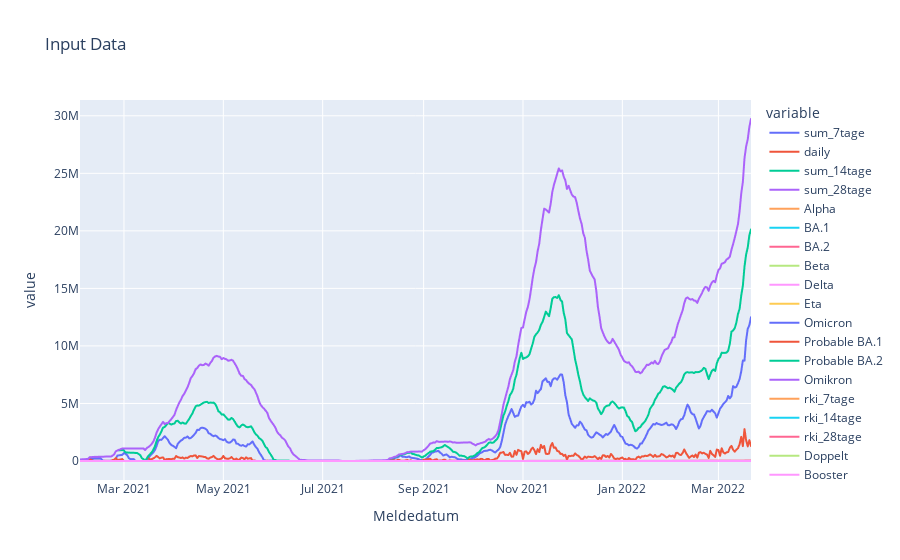

Source (notebook cell):
### Code cell
## Config
k = 28
## Data
# abw = pd.read_csv("~/user/Downloads/sqllab_query_dispense_luaabwasser_lua_20220317T205021.csv").set_index("meldedatum").dropna().filter(("sum_7tage", "sum_14tage"))
abw = pd.read_csv(
    "~/user/Downloads/20220328_103135.csv", parse_dates=True
).rename(columns={"Abwasser 7T": "sum_7tage", "Abwasser Täglich": "daily", "__timestamp": "Meldedatum"}).set_index("Meldedatum")
abw["sum_14tage"] = abw["daily"].rolling(14, min_periods=1).sum()
abw["sum_28tage"] = abw["daily"].rolling(28, min_periods=1).sum()
abw.index = pd.to_datetime(abw.index).strftime("%Y-%m-%d")
rki = pd.read_csv("Dresden_RKI_data.csv").set_index("Refdatum")
impf = pd.read_csv("Dresden_Impfungen.csv").set_index("Impfdatum")
var = pd.read_csv("Dresden_Varianten.csv").set_index("DATE_DRAW")
var["Omikron"] = var["BA.1"] + var["BA.2"]
df = abw.join(var).join(rki).join(impf)
df = df.fillna(method="ffill").fillna(method="bfill")
df.index = pd.to_datetime(df.index)
df = df.interpolate("time", axis=0)
# df.index = pd.to_datetime(df.index)
# df.plot(figsize=(20,6))
px.line(df, title="Input Data")
# df.isna().any()

### Figure 1 — Plotly figure (JSON) as saved in the notebook; plotly's stock layout.template omitted (floating-point values rounded to 4 significant figures; data arrays with more than 128 entries replaced by an {"elided": "..."} marker saying what was removed)
{"data": [{"hovertemplate": "variable=sum_7tage<br>Meldedatum=%{x}<br>value=%{y}<extra></extra>", "legendgroup": "sum_7tage", "line": {"color": "#636efa", "dash": "solid"}, "marker": {"symbol": "circle"}, "mode": "lines", "name": "sum_7tage", "showlegend": true, "type": "scattergl", "x": {"elided": "374 str values"}, "xaxis": "x", "y": {"elided": "374 float values"}, "yaxis": "y"}, {"hovertemplate": "variable=daily<br>Meldedatum=%{x}<br>value=%{y}<extra></extra>", "legendgroup": "daily", "line": {"color": "#EF553B", "dash": "solid"}, "marker": {"symbol": "circle"}, "mode": "lines", "name": "daily", "showlegend": true, "type": "scattergl", "x": {"elided": "374 str values"}, "xaxis": "x", "y": {"elided": "374 float values"}, "yaxis": "y"}, {"hovertemplate": "variable=sum_14tage<br>Meldedatum=%{x}<br>value=%{y}<extra></extra>", "legendgroup": "sum_14tage", "line": {"color": "#00cc96", "dash": "solid"}, "marker": {"symbol": "circle"}, "mode": "lines", "name": "sum_14tage", "showlegend": true, "type": "scattergl", "x": {"elided": "374 str values"}, "xaxis": "x", "y": {"elided": "374 float values"}, "yaxis": "y"}, {"hovertemplate": "variable=sum_28tage<br>Meldedatum=%{x}<br>value=%{y}<extra></extra>", "legendgroup": "sum_28tage", "line": {"color": "#ab63fa", "dash": "solid"}, "marker": {"symbol": "circle"}, "mode": "lines", "name": "sum_28tage", "showlegend": true, "type": "scattergl", "x": {"elided": "374 str values"}, "xaxis": "x", "y": {"elided": "374 float values"}, "yaxis": "y"}, {"hovertemplate": "variable=Alpha<br>Meldedatum=%{x}<br>value=%{y}<extra></extra>", "legendgroup": "Alpha", "line": {"color": "#FFA15A", "dash": "solid"}, "marker": {"symbol": "circle"}, "mode": "lines", "name": "Alpha", "showlegend": true, "type": "scattergl", "x": {"elided": "374 str values"}, "xaxis": "x", "y": {"elided": "374 float values"}, "yaxis": "y"}, {"hovertemplate": "variable=BA.1<br>Meldedatum=%{x}<br>value=%{y}<extra></extra>", "legendgroup": "BA.1", "line": {"color": "#19d3f3", "dash": "solid"}, "marker": {"symbol": "circle"}, "mode": "lines", "name": "BA.1", "showlegend": true, "type": "scattergl", "x": {"elided": "374 str values"}, "xaxis": "x", "y": {"elided": "374 float values"}, "yaxis": "y"}, {"hovertemplate": "variable=BA.2<br>Meldedatum=%{x}<br>value=%{y}<extra></extra>", "legendgroup": "BA.2", "line": {"color": "#FF6692", "dash": "solid"}, "marker": {"symbol": "circle"}, "mode": "lines", "name": "BA.2", "showlegend": true, "type": "scattergl", "x": {"elided": "374 str values"}, "xaxis": "x", "y": {"elided": "374 float values"}, "yaxis": "y"}, {"hovertemplate": "variable=Beta<br>Meldedatum=%{x}<br>value=%{y}<extra></extra>", "legendgroup": "Beta", "line": {"color": "#B6E880", "dash": "solid"}, "marker": {"symbol": "circle"}, "mode": "lines", "name": "Beta", "showlegend": true, "type": "scattergl", "x": {"elided": "374 str values"}, "xaxis": "x", "y": {"elided": "374 float values"}, "yaxis": "y"}, {"hovertemplate": "variable=Delta<br>Meldedatum=%{x}<br>value=%{y}<extra></extra>", "legendgroup": "Delta", "line": {"color": "#FF97FF", "dash": "solid"}, "marker": {"symbol": "circle"}, "mode": "lines", "name": "Delta", "showlegend": true, "type": "scattergl", "x": {"elided": "374 str values"}, "xaxis": "x", "y": {"elided": "374 float values"}, "yaxis": "y"}, {"hovertemplate": "variable=Eta<br>Meldedatum=%{x}<br>value=%{y}<extra></extra>", "legendgroup": "Eta", "line": {"color": "#FECB52", "dash": "solid"}, "marker": {"symbol": "circle"}, "mode": "lines", "name": "Eta", "showlegend": true, "type": "scattergl", "x": {"elided": "374 str values"}, "xaxis": "x", "y": {"elided": "374 float values"}, "yaxis": "y"}, {"hovertemplate": "variable=Omicron<br>Meldedatum=%{x}<br>value=%{y}<extra></extra>", "legendgroup": "Omicron", "line": {"color": "#636efa", "dash": "solid"}, "marker": {"symbol": "circle"}, "mode": "lines", "name": "Omicron", "showlegend": true, "type": "scattergl", "x": {"elided": "374 str values"}, "xaxis": "x", "y": {"elided": "374 float values"}, "yaxis": "y"}, {"hovertemplate": "variable=Probable BA.1<br>Meldedatum=%{x}<br>value=%{y}<extra></extra>", "legendgroup": "Probable BA.1", "line": {"color": "#EF553B", "dash": "solid"}, "marker": {"symbol": "circle"}, "mode": "lines", "name": "Probable BA.1", "showlegend": true, "type": "scattergl", "x": {"elided": "374 str values"}, "xaxis": "x", "y": {"elided": "374 float values"}, "yaxis": "y"}, {"hovertemplate": "variable=Probable BA.2<br>Meldedatum=%{x}<br>value=%{y}<extra></extra>", "legendgroup": "Probable BA.2", "line": {"color": "#00cc96", "dash": "solid"}, "marker": {"symbol": "circle"}, "mode": "lines", "name": "Probable BA.2", "showlegend": true, "type": "scattergl", "x": {"elided": "374 str values"}, "xaxis": "x", "y": {"elided": "374 float values"}, "yaxis": "y"}, {"hovertemplate": "variable=Omikron<br>Meldedatum=%{x}<br>value=%{y}<extra></extra>", "legendgroup": "Omikron", "line": {"color": "#ab63fa", "dash": "solid"}, "marker": {"symbol": "circle"}, "mode": "lines", "name": "Omikron", "showlegend": true, "type": "scattergl", "x": {"elided": "374 str values"}, "xaxis": "x", "y": {"elided": "374 float values"}, "yaxis": "y"}, {"hovertemplate": "variable=rki_7tage<br>Meldedatum=%{x}<br>value=%{y}<extra></extra>", "legendgroup": "rki_7tage", "line": {"color": "#FFA15A", "dash": "solid"}, "marker": {"symbol": "circle"}, "mode": "lines", "name": "rki_7tage", "showlegend": true, "type": "scattergl", "x": {"elided": "374 str values"}, "xaxis": "x", "y": {"elided": "374 int values"}, "yaxis": "y"}, {"hovertemplate": "variable=rki_14tage<br>Meldedatum=%{x}<br>value=%{y}<extra></extra>", "legendgroup": "rki_14tage", "line": {"color": "#19d3f3", "dash": "solid"}, "marker": {"symbol": "circle"}, "mode": "lines", "name": "rki_14tage", "showlegend": true, "type": "scattergl", "x": {"elided": "374 str values"}, "xaxis": "x", "y": {"elided": "374 int values"}, "yaxis": "y"}, {"hovertemplate": "variable=rki_28tage<br>Meldedatum=%{x}<br>value=%{y}<extra></extra>", "legendgroup": "rki_28tage", "line": {"color": "#FF6692", "dash": "solid"}, "marker": {"symbol": "circle"}, "mode": "lines", "name": "rki_28tage", "showlegend": true, "type": "scattergl", "x": {"elided": "374 str values"}, "xaxis": "x", "y": {"elided": "374 int values"}, "yaxis": "y"}, {"hovertemplate": "variable=Doppelt<br>Meldedatum=%{x}<br>value=%{y}<extra></extra>", "legendgroup": "Doppelt", "line": {"color": "#B6E880", "dash": "solid"}, "marker": {"symbol": "circle"}, "mode": "lines", "name": "Doppelt", "showlegend": true, "type": "scattergl", "x": {"elided": "374 str values"}, "xaxis": "x", "y": {"elided": "374 float values"}, "yaxis": "y"}, {"hovertemplate": "variable=Booster<br>Meldedatum=%{x}<br>value=%{y}<extra></extra>", "legendgroup": "Booster", "line": {"color": "#FF97FF", "dash": "solid"}, "marker": {"symbol": "circle"}, "mode": "lines", "name": "Booster", "showlegend": true, "type": "scattergl", "x": {"elided": "374 str values"}, "xaxis": "x", "y": {"elided": "374 float values"}, "yaxis": "y"}], "layout": {"legend": {"title": {"text": "variable"}, "tracegroupgap": 0}, "title": {"text": "Input Data"}, "xaxis": {"anchor": "y", "domain": [0, 1], "title": {"text": "Meldedatum"}}, "yaxis": {"anchor": "x", "domain": [0, 1], "title": {"text": "value"}}}}
